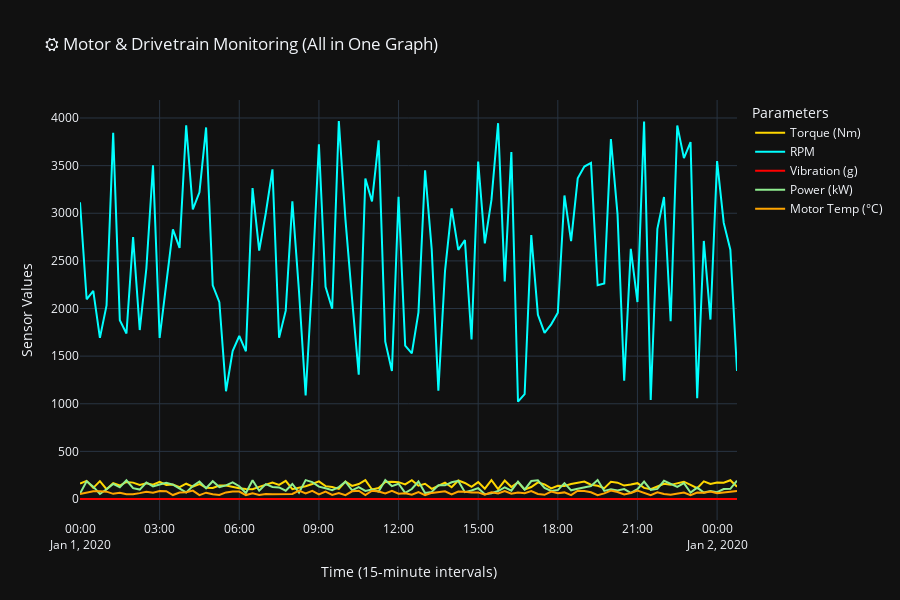

Notebook source saved alongside this figure:
### Code cell
import plotly.graph_objects as go
import numpy as np
import pandas as pd

# 1. Create Time Index (100 records, every 15 minutes starting Jan 2020)
time_index = pd.date_range("2020-01-01", periods=100, freq="15min")

# 2. Create Sample Data (replace with your dataset columns)
torque = np.random.uniform(100, 200, size=100)      # Nm
rpm = np.random.uniform(1000, 4000, size=100)       # RPM
vibration = np.random.uniform(0.1, 1.0, size=100)   # g-force
power = np.random.uniform(50, 200, size=100)        # kW
motor_temp = np.random.uniform(40, 90, size=100)    # °C

# 3. Create One Graph with All Traces
fig = go.Figure()

fig.add_trace(go.Scatter(x=time_index, y=torque, mode='lines', name="Torque (Nm)", line=dict(color="gold")))
fig.add_trace(go.Scatter(x=time_index, y=rpm, mode='lines', name="RPM", line=dict(color="cyan")))
fig.add_trace(go.Scatter(x=time_index, y=vibration, mode='lines', name="Vibration (g)", line=dict(color="red")))
fig.add_trace(go.Scatter(x=time_index, y=power, mode='lines', name="Power (kW)", line=dict(color="lightgreen")))
fig.add_trace(go.Scatter(x=time_index, y=motor_temp, mode='lines', name="Motor Temp (°C)", line=dict(color="orange")))

# 4. Layout Settings
fig.update_layout(
    title="⚙️ Motor & Drivetrain Monitoring (All in One Graph)",
    xaxis_title="Time (15-minute intervals)",
    yaxis_title="Sensor Values",
    template="plotly_dark",
    height=600,
    legend=dict(title="Parameters")
)

# 5. Show Graph
fig.show()
